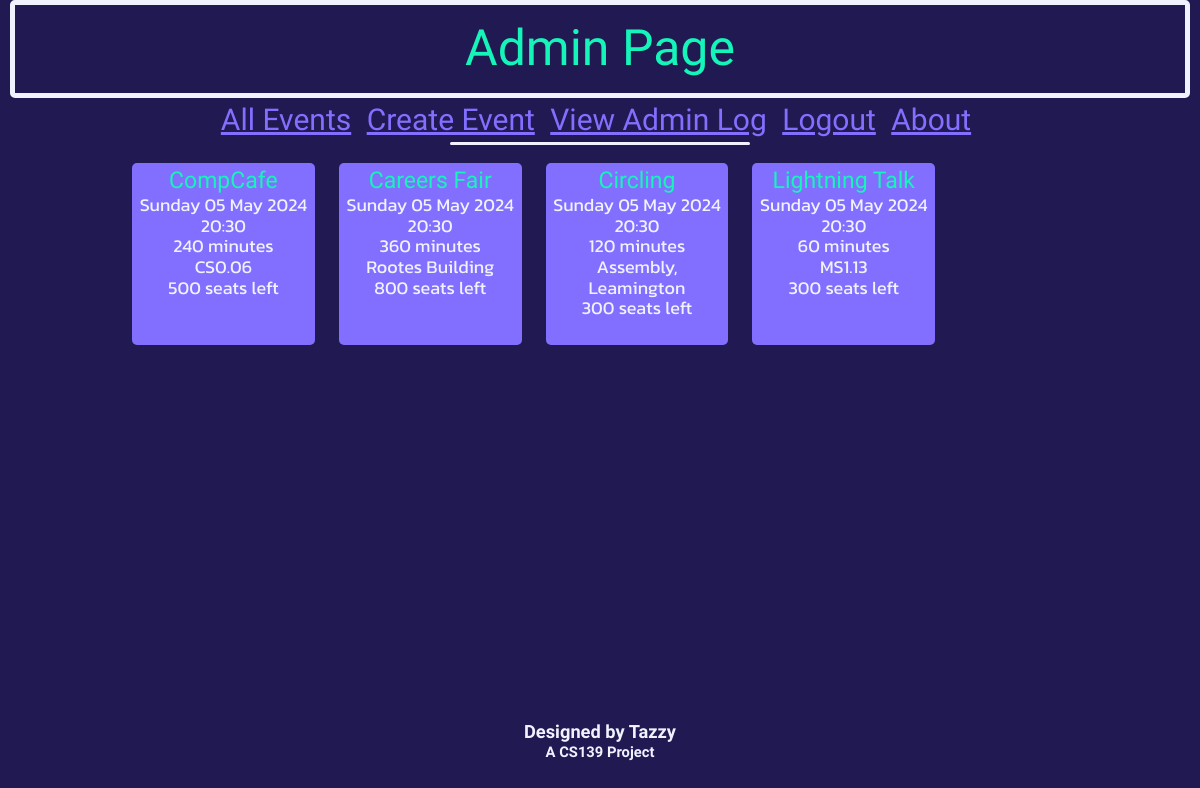
Screenshot of /superHome (signed in) with the database file from the repository.
### db_definition.py (models this page shows, shortened)
class Event(db.Model):
    __tablename__ = "events"
    event_id = db.Column(db.Integer, primary_key = True)
    name = db.Column(db.String(20))
    dateTime = db.Column(db.DateTime)
    duration = db.Column(db.Integer) # Minutes
    capacity = db.Column(db.Integer)
    ticketsSold = db.Column(db.Integer)
    location = db.Column(db.String(50))

### eventbyte.py (the view)
@app.route('/superHome')
def superHome():
    if (not current_user.is_authenticated) or (current_user.userClass != "super"):
        flash("Only admins can access this page.")
        return redirect('/home')
    updateTickets()
    return render_template('superHome.html', events=Event.query.all(), currTime = datetime.datetime.now())

### eventbyte.py (called while the page is built)
@loginManager.user_loader
def loadUser(user_id):
    return User.query.get(int(user_id))

def updateTickets():
    events = Event.query.all()
    for event in events:
        ticketNum = db.session.query(Ticket).where(Ticket.event_id == event.event_id, Ticket.status == "Upcoming").count()
        event.ticketsSold = ticketNum
        if event.dateTime <= datetime.datetime.now():
            tickets = db.session.query(Ticket).where(Ticket.event_id == event.event_id)
            for ticket in tickets:
                ticket.status = "Completed"
    db.session.commit()

### templates/superHome.html
{% extends 'base.html' %}
{% block heading %}
    <div class="title subtitle">
        Admin Page
    </div>
{% endblock %}
{% block content %}
    {% with messages = get_flashed_messages() %}
        {% if messages %}
        <div class="loginFlashes">
            {% for message in messages %}
            <p> {{ message }} </p>
            {% endfor %}
        </div>
        {% else %}
            <br>
        {% endif %}
    {% endwith %}
    {% include "eventList.html" %}
{% endblock %}

### templates/eventList.html (shortened to what this page needs)
<div id="eventsList">
    {% for event in events %}
        {% if event.dateTime > currTime %}
            <div class="event">
                <a href="/viewEvent?eventid={{event.event_id}}" style="text-decoration: none;"><span class="titleRef" style="font-size: 23px;">{{ event.name }}</span></a><br>
                {{ event.dateTime.strftime('%A') }} {{ event.dateTime.strftime('%d') }} {{ event.dateTime.strftime('%b') }} {{ event.dateTime.strftime('%Y') }}<br>
                {{ event.dateTime.strftime('%H') }}:{{ event.dateTime.strftime('%M') }}<br>
                {{ event.duration }} minutes<br>
                {{ event.location }}<br>
                {% if current_user.userClass == "super" %}
                    {{ event.capacity - event.ticketsSold }} seats left<br><br>
                {% elif event.ticketsSold == event.capacity %}
                    <span style="color: red;"><strong>SOLD OUT</strong></span><br>
                {% elif (event.ticketsSold >= (0.95 * event.capacity)) %}
                    <span style="color: red;"><strong>TICKETS LOW</strong></span><br>{{event.capacity - event.ticketsSold}} tickets left.<br>
                {% else %}
                    <br>
                {% endif %}
            </div>
        {% endif %}
    {% endfor %}
</div>

### static/css/retro.css (style rules this page uses)
body { background-color: #211951; }
.title { margin: auto; width: 95%; border: #F0F3FF 5px solid; padding: 15px; font-family: 'Anta', serif; font-size: 70px; color: #15F5BA; border-radius: 5px; text-align: center; }
.subtitle { font-size: 50px; }
.titleRef { color: #15F5BA; font-family: 'Anta', serif; }
#eventsList { width: 80%; margin: auto; text-align: center; display:flex; font-family: 'Kanit', sans-serif; font-weight: 400; font-style: normal; font-size: 18px; color: #F0F3FF; }
.event { display:block; width: 18%; max-width: 18%; max-height: 10%; margin-left: 1.25%; margin-right: 1.25%; padding: 5px; border-radius: 5px; background-color: #836FFF; }

### rows the page displays
Event: name "CompCafe", dateTime "Sunday", dateTime "05", dateTime "May", dateTime "2024", dateTime "20", dateTime "30", duration "240", location "CS0.06", event.capacity-event.ticketsSold "500"
Event: name "Careers Fair", dateTime "Sunday", dateTime "05", dateTime "May", dateTime "2024", dateTime "20", dateTime "30", duration "360", location "Rootes Building", event.capacity-event.ticketsSold "800"
Event: name "Circling", dateTime "Sunday", dateTime "05", dateTime "May", dateTime "2024", dateTime "20", dateTime "30", duration "120", location "Assembly, Leamington", event.capacity-event.ticketsSold "300"
Event: name "Lightning Talk", dateTime "Sunday", dateTime "05", dateTime "May", dateTime "2024", dateTime "20", dateTime "30", duration "60", location "MS1.13", event.capacity-event.ticketsSold "300"
